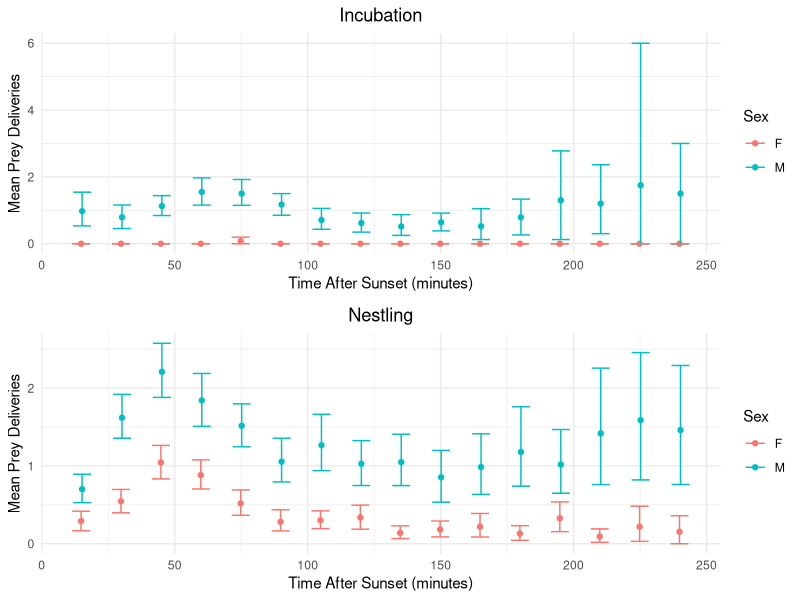
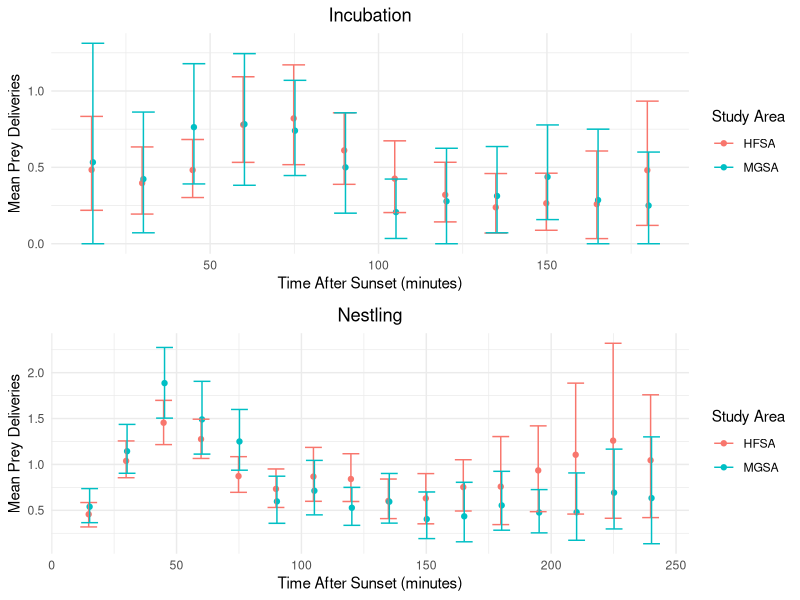

Write the R code that produced these figures, in order.
## ---- chunk 1
# LaTex
#install.packages("tinytex")

# Data manipulation and visualization
install.packages("tidyverse", repos='http://cran.us.r-project.org')
install.packages("gridExtra", repos='http://cran.us.r-project.org')

## ---- chunk 2
# LaTex
#library(tinytex)
#tinytex::install_tinytex()

# Data manipulation and visualization
library(tidyverse)
library(gridExtra)

## ---- chunk 3

#' getCI
#' 
#' @param vec a vector
#' @param n_samp number of times to sample data
#'
#' @return upper and lower bootstrap confidence intervals
#' 
#'
#' @examples
#'    getCI(1:20, 2000)
#' @export

getCI <- function(vec, n_samp=1000) {
  smp <- replicate(n_samp, mean(sample(vec, replace = TRUE), na.rm = TRUE))
  CIs <-quantile(smp, c(0.025, 0.975), na.rm = T)
  return(CIs)
}

## ---- chunk 4


pdOriginal <- read.csv("./data/pd_main.csv")


#rename the first column, which imported with a special character
names(pdOriginal)[1] <- "nest"


## ---- chunk 5

pdMF <- pdOriginal %>%
  separate(col = nest, into = c("study_site", "territory"), sep = 1, remove = TRUE) %>%
  filter(sex == "M" | sex == "F")

## ---- chunk 6

pd_str <- str(pdMF)

unique(pdMF$t180) #at least one cell has an asterisk after the value
unique(pdMF$t225) #same here
unique(pdMF$nest_age) #"pred" and "" can be converted to NA

## ---- chunk 7
#remove asterisks
pdClean <- pdMF %>%
  mutate(t180 = gsub("\\*", "", t180)) %>%
  mutate(t225 = gsub("\\*", "", t225))


#change these columns to numeric
pdClean$t180 <- as.integer(pdClean$t180)
pdClean$t225 <- as.integer(pdClean$t225)
pdClean$nest_age <- as.integer(pdClean$nest_age) 

#warning here is ok--NAs are replacing "pred" and "" values

## ---- chunk 8

# Create independent dfs for M (nestling and incubation stage) and F (nestling and incubation state). 

#select relevant columns, add column for stage, rename study sites, drop NAs
pdStage1 <- pdClean %>%
  dplyr::select(sex, nest_age, t15:t240) %>%
  mutate(
    stage =
      ifelse(nest_age < 22, "incubation", "nestling")) %>%
  drop_na(stage)

#change column names to remove "t" in front of time interval
colnames(pdStage1) <- c("sex", "nest_age", "15", "30", "45", "60", "75", "90", "105", "120", "135", "150", "165", "180", "195", "210", "225", "240", "stage")

#create independent dfs for each study site and stage
pdM_inc <- pdStage1 %>%
  filter(sex =="M", stage == "incubation") %>%
  dplyr::select('15':'240')

pdM_nest <- pdStage1 %>% 
  filter(sex =="M", stage == "nestling") %>%
  dplyr::select('15':'240')

pdF_inc <- pdStage1 %>%
  filter(sex =="F", stage == "incubation") %>%
  dplyr::select('15':'240')
         
pdF_nest <- pdStage1 %>%
  filter(sex =="F", stage == "nestling") %>%
  dplyr::select('15':'240')

## ---- chunk 9

meanM_inc <- data.frame(
  time = as.numeric(colnames(pdM_inc)),
  M_incubation = colMeans(pdM_inc, na.rm = TRUE))

meanM_nest <- data.frame(
  time = as.numeric(colnames(pdM_nest)),
  M_nestling = colMeans(pdM_nest, na.rm = TRUE))

meanF_inc <- data.frame(
  time = as.numeric(colnames(pdF_inc)),
  F_incubation = colMeans(pdF_inc, na.rm = TRUE))

meanF_nest <- data.frame(
  time = as.numeric(colnames(pdF_nest)),
  F_nestling = colMeans(pdF_nest, na.rm = TRUE))

## ---- chunk 10
meanMF <- data.frame(
  time = as.numeric(colnames(pdM_inc)),
  M_incubation = colMeans(pdM_inc, na.rm = TRUE),
  M_nestling = colMeans(pdM_nest, na.rm = TRUE),
  F_incubation = colMeans(pdF_inc, na.rm = TRUE),
  F_nestling = colMeans(pdF_nest, na.rm = TRUE)
)

## ---- chunk 11

#now apply it across the columns of PD data
ciM_inc <- apply(pdM_inc, 2, FUN = getCI)
ciM_nest <- apply(pdM_nest, 2, FUN = getCI)
ciF_inc <- apply(pdF_inc, 2, FUN = getCI)
ciF_nest <- apply(pdF_nest, 2, FUN = getCI)
## ---- chunk 12

ciInc_sex <- data.frame(
    sex = c(rep("M", nrow(meanM_inc)), rep("F", nrow(meanF_inc))),
    mean = c(colMeans(pdM_inc, na.rm = TRUE), colMeans(pdF_inc, na.rm = TRUE)),
    ci_l = c(ciM_inc[1,], ciF_inc[1,]),
    ci_h = c(ciM_inc[2,], ciF_inc[2,]),
    time = c(as.numeric(rownames(meanM_inc)), as.numeric(rownames(meanF_inc))),
    stage = "Incubation")


ciNest_sex <- data.frame(
    sex = c(rep("M", nrow(meanM_nest)), rep("F", nrow(meanF_nest))),
    mean = c(colMeans(pdM_nest, na.rm = TRUE), colMeans(pdF_nest, na.rm = TRUE)),
    ci_l = c(ciM_nest[1,], ciF_nest[1,]),
    ci_h = c(ciM_nest[2,], ciF_nest[2,]),
    time = c(as.numeric(rownames(meanM_nest)), as.numeric(rownames(meanF_nest))),
    stage = "Nestling")
    
ciAll_sex <- rbind(ciInc_sex, ciNest_sex)

## ---- chunk 13

plotInc_sex <- ggplot(data = ciInc_sex) +
  geom_point(aes(x = time, y = mean, color = sex, group = sex),
             position = position_dodge(width=0.75)) +
  geom_errorbar(aes(x=time, ymax = ci_h, ymin=ci_l, color = sex, 
                    group = sex),
                position = position_dodge(width=0.75)) +
  labs(x = "Time After Sunset (minutes)", y = "Mean Prey Deliveries", 
       title = "Incubation", color = "Sex") +
  theme_minimal() +
  theme(plot.title = element_text(hjust = 0.5))

## ---- chunk 14

plotNest_sex <- ggplot(data = ciNest_sex) +
  geom_point(aes(x = time, y = mean, color = sex, group = sex),
             position = position_dodge(width=0.75)) +
  geom_errorbar(aes(x=time, ymax = ci_h, ymin=ci_l, color = sex, 
                    group = sex),
                position = position_dodge(width=0.75)) +
  labs(x = "Time After Sunset (minutes)", y = "Mean Prey Deliveries", 
       title = "Nestling", color = "Sex") +
  theme_minimal() +
  theme(plot.title = element_text(hjust = 0.5))

## ---- chunk 15

grid.arrange(plotInc_sex, plotNest_sex)

## ---- chunk 16

t.test(meanF_inc$F_incubation, meanM_inc$M_incubation)

## ---- chunk 17

t.test(meanF_nest$F_nestling, meanM_nest$M_nestling)

## ---- chunk 18

pdHM <- pdClean %>%
  filter(study_site == "B" | study_site == "C", sex == "M")

## ---- chunk 19

#create independet dfs for HFSA (nestling and incubation stage) and MGSA (nestling and incubation state). 

#select relevant columns, add column for stage, rename study sites, drop NAs
pdStage <- pdClean %>%
  dplyr::select(study_site, nest_age, t15:t240) %>%
  mutate(
    stage =
      ifelse(nest_age < 22, "incubation", "nestling"),
    study_site =
      ifelse(study_site == "B", "MGSA", "HFSA")) %>%
  drop_na(stage)

#change column names to remove "t" in front of time interval
colnames(pdStage) <- c("study_site", "nest_age", "15", "30", "45", "60", "75", "90", "105", "120", "135", "150", "165", "180", "195", "210", "225", "240", "stage")

#create independent dfs for each study site and stage
pdHFSA_inc <- pdStage %>%
  filter(study_site =="HFSA", stage == "incubation") %>%
  dplyr::select('15':'240')

pdHFSA_nest <- pdStage %>% 
  filter(study_site =="HFSA", stage == "nestling") %>%
  dplyr::select('15':'240')

pdMGSA_inc <- pdStage %>%
  filter(study_site =="MGSA", stage == "incubation") %>%
  dplyr::select('15':'240')
         
pdMGSA_nest <- pdStage %>%
  filter(study_site =="MGSA", stage == "nestling") %>%
  dplyr::select('15':'240')


## ---- chunk 20

meanHFSA_inc <- data.frame(
  time = as.numeric(colnames(pdHFSA_inc)),
  HFSA_incubation = colMeans(pdHFSA_inc, na.rm = TRUE))

meanHFSA_nest <- data.frame(
  time = as.numeric(colnames(pdHFSA_nest)),
  HFSA_nestling = colMeans(pdHFSA_nest, na.rm = TRUE))

meanMGSA_inc <- data.frame(
  time = as.numeric(colnames(pdMGSA_inc)),
  MGSA_incubation = colMeans(pdMGSA_inc, na.rm = TRUE))

meanMGSA_nest <- data.frame(
  time = as.numeric(colnames(pdMGSA_nest)),
  MGSA_nestling = colMeans(pdMGSA_nest, na.rm = TRUE))

## ---- chunk 21
meanAll <- data.frame(
  time = as.numeric(colnames(pdHFSA_inc)),
  HFSA_incubation = colMeans(pdHFSA_inc, na.rm = TRUE),
  HFSA_nestling = colMeans(pdHFSA_nest, na.rm = TRUE),
  MGSA_incubation = colMeans(pdMGSA_inc, na.rm = TRUE),
  MGSA_nestling = colMeans(pdMGSA_nest, na.rm = TRUE)
)

## ---- chunk 22

#now apply it across the columns of PD data
ciHFSA_inc <- apply(pdHFSA_inc, 2, FUN = getCI)
ciHFSA_nest <- apply(pdHFSA_nest, 2, FUN = getCI)
ciMGSA_inc <- apply(pdMGSA_inc, 2, FUN = getCI)
ciMGSA_nest <- apply(pdMGSA_nest, 2, FUN = getCI)
## ---- chunk 23

ciInc <- filter(
  data.frame(
    study_area = c(rep("HFSA", nrow(meanHFSA_inc)), rep("MGSA", nrow(meanMGSA_inc))),
    mean = c(colMeans(pdHFSA_inc, na.rm = TRUE), colMeans(pdMGSA_inc, na.rm = TRUE)),
    ci_l = c(ciHFSA_inc[1,], ciMGSA_inc[1,]),
    ci_h = c(ciHFSA_inc[2,], ciMGSA_inc[2,]),
    time = c(as.numeric(rownames(meanHFSA_inc)), as.numeric(rownames(meanMGSA_inc))),
    stage = "Incubation"),
  time <= 180)


ciNest <- data.frame(
    study_area = c(rep("HFSA", nrow(meanHFSA_nest)), rep("MGSA", nrow(meanMGSA_nest))),
    mean = c(colMeans(pdHFSA_nest, na.rm = TRUE), colMeans(pdMGSA_nest, na.rm = TRUE)),
    ci_l = c(ciHFSA_nest[1,], ciMGSA_nest[1,]),
    ci_h = c(ciHFSA_nest[2,], ciMGSA_nest[2,]),
    time = c(as.numeric(rownames(meanHFSA_nest)), as.numeric(rownames(meanMGSA_nest))),
    stage = "Nestling")
    
ciAll <- rbind(ciInc, ciNest)

## ---- chunk 24

plotInc <- ggplot(data = ciInc) +
  geom_point(aes(x = time, y = mean, color = study_area, group = study_area),
             position = position_dodge(width=0.75)) +
  geom_errorbar(aes(x=time, ymax = ci_h, ymin=ci_l, color = study_area, 
                    group = study_area),
                position = position_dodge(width=0.75)) +
  labs(x = "Time After Sunset (minutes)", y = "Mean Prey Deliveries", 
       title = "Incubation", color = "Study Area") +
  theme_minimal() +
  theme(plot.title = element_text(hjust = 0.5))

## ---- chunk 25

plotNest <- ggplot(data = ciNest) +
  geom_point(aes(x = time, y = mean, color = study_area, group = study_area),
             position = position_dodge(width=0.75)) +
  geom_errorbar(aes(x=time, ymax = ci_h, ymin=ci_l, color = study_area, 
                    group = study_area),
                position = position_dodge(width=0.75)) +
  labs(x = "Time After Sunset (minutes)", y = "Mean Prey Deliveries", 
       title = "Nestling", color = "Study Area") +
  theme_minimal() +
  theme(plot.title = element_text(hjust = 0.5))

## ---- chunk 26

plotAll <- ggplot(data = ciAll) +
  geom_point(aes(x = time, y = mean, color = study_area, group = study_area),
             position = position_dodge(width=0.75)) +
  geom_errorbar(aes(x=time, ymax = ci_h, ymin=ci_l, color = study_area, 
                    group = study_area),
                position = position_dodge(width=0.75)) +
  labs(x = "Time After Sunset (minutes)", y = "Mean Prey Deliveries", 
       title = "Average Prey Deliveries Throughout Night", color = "Study Area") +
  theme_minimal() +
  theme(plot.title = element_text(hjust = 0.5)) +
  facet_grid(~ stage)

## ---- chunk 27

grid.arrange(plotInc, plotNest)

## ---- chunk 28

t.test(meanHFSA_inc$HFSA_incubation, meanMGSA_inc$MGSA_incubation)

## ---- chunk 29

t.test(meanHFSA_nest$HFSA_nestling, meanMGSA_nest$MGSA_nestling)

